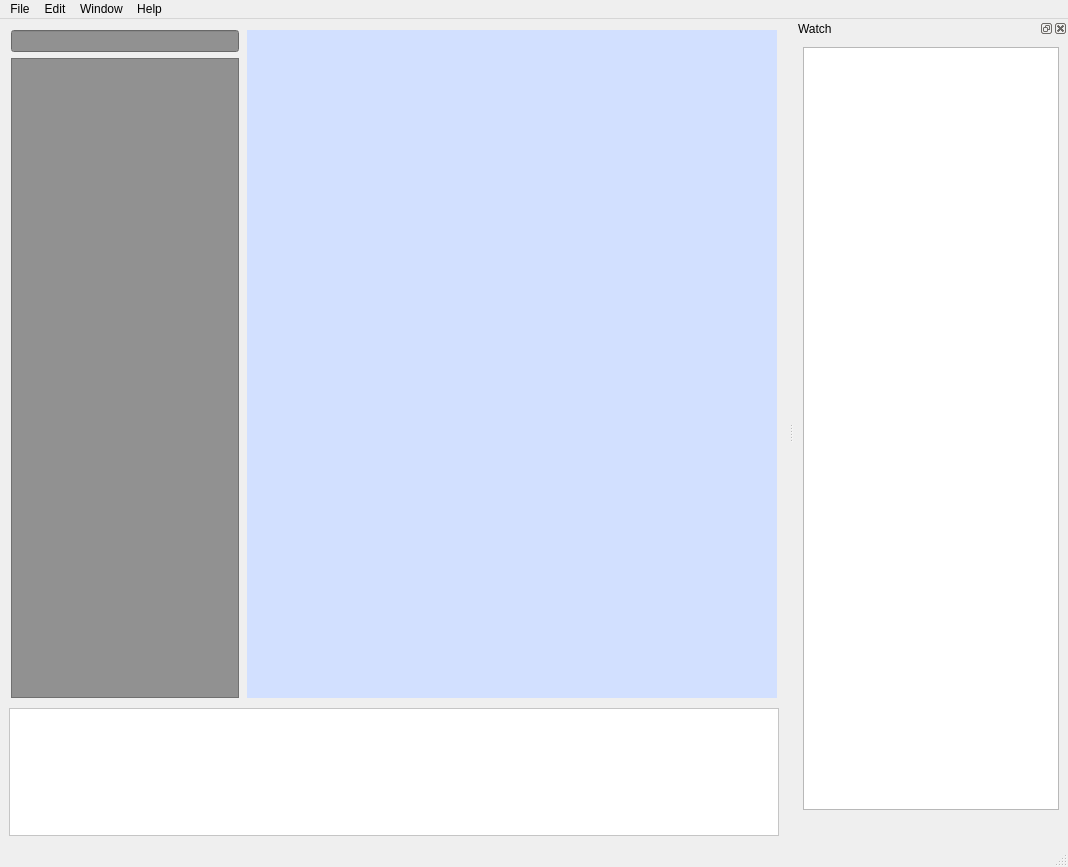
<?xml version="1.0" encoding="UTF-8"?>
<ui version="4.0">
 <class>MainWindow</class>
 <widget class="QMainWindow" name="MainWindow">
  <property name="geometry">
   <rect>
    <x>0</x>
    <y>0</y>
    <width>1068</width>
    <height>867</height>
   </rect>
  </property>
  <property name="windowTitle">
   <string>PyMaxExplorer</string>
  </property>
  <property name="tabShape">
   <enum>QTabWidget::Rounded</enum>
  </property>
  <widget class="QWidget" name="centralwidget">
   <property name="sizePolicy">
    <sizepolicy hsizetype="Expanding" vsizetype="Expanding">
     <horstretch>0</horstretch>
     <verstretch>0</verstretch>
    </sizepolicy>
   </property>
   <layout class="QGridLayout" name="gridLayout_2">
    <item row="1" column="0">
     <spacer name="verticalSpacer">
      <property name="orientation">
       <enum>Qt::Vertical</enum>
      </property>
      <property name="sizeType">
       <enum>QSizePolicy::Fixed</enum>
      </property>
      <property name="sizeHint" stdset="0">
       <size>
        <width>20</width>
        <height>2</height>
       </size>
      </property>
     </spacer>
    </item>
    <item row="0" column="0">
     <layout class="QGridLayout" name="gridLayout" columnstretch="1">
      <property name="margin">
       <number>2</number>
      </property>
      <item row="1" column="0">
       <layout class="QHBoxLayout" name="horizontalLayout_2">
        <item>
         <layout class="QVBoxLayout" name="verticalLayout">
          <item>
           <widget class="QLineEdit" name="uiGraphFilter">
            <property name="sizePolicy">
             <sizepolicy hsizetype="Maximum" vsizetype="Fixed">
              <horstretch>1</horstretch>
              <verstretch>0</verstretch>
             </sizepolicy>
            </property>
            <property name="minimumSize">
             <size>
              <width>228</width>
              <height>0</height>
             </size>
            </property>
            <property name="maximumSize">
             <size>
              <width>228</width>
              <height>16777215</height>
             </size>
            </property>
            <property name="styleSheet">
             <string notr="true">background-color: rgb(145, 145, 145);
border-bottom-color: rgb(85, 0, 255);</string>
            </property>
           </widget>
          </item>
          <item>
           <widget class="QTreeView" name="treeView_objects">
            <property name="sizePolicy">
             <sizepolicy hsizetype="Maximum" vsizetype="Expanding">
              <horstretch>0</horstretch>
              <verstretch>3</verstretch>
             </sizepolicy>
            </property>
            <property name="maximumSize">
             <size>
              <width>228</width>
              <height>16777215</height>
             </size>
            </property>
            <property name="styleSheet">
             <string notr="true">background-color: rgb(145, 145, 145);
selection-background-color: rgb(145, 145, 145);
border-bottom-color: rgb(85, 0, 255);</string>
            </property>
            <property name="dragEnabled">
             <bool>false</bool>
            </property>
            <property name="dragDropMode">
             <enum>QAbstractItemView::DragDrop</enum>
            </property>
            <property name="defaultDropAction">
             <enum>Qt::MoveAction</enum>
            </property>
            <property name="alternatingRowColors">
             <bool>true</bool>
            </property>
            <property name="selectionMode">
             <enum>QAbstractItemView::MultiSelection</enum>
            </property>
           </widget>
          </item>
         </layout>
        </item>
        <item>
         <spacer name="horizontalSpacer">
          <property name="orientation">
           <enum>Qt::Horizontal</enum>
          </property>
          <property name="sizeHint" stdset="0">
           <size>
            <width>2</width>
            <height>20</height>
           </size>
          </property>
         </spacer>
        </item>
        <item>
         <widget class="QFrame" name="WorkSpace">
          <property name="sizePolicy">
           <sizepolicy hsizetype="Expanding" vsizetype="Expanding">
            <horstretch>3</horstretch>
            <verstretch>3</verstretch>
           </sizepolicy>
          </property>
          <property name="minimumSize">
           <size>
            <width>30</width>
            <height>5</height>
           </size>
          </property>
          <property name="mouseTracking">
           <bool>true</bool>
          </property>
          <property name="focusPolicy">
           <enum>Qt::ClickFocus</enum>
          </property>
          <property name="acceptDrops">
           <bool>true</bool>
          </property>
          <property name="autoFillBackground">
           <bool>false</bool>
          </property>
          <property name="styleSheet">
           <string notr="true">background-color: rgb(210, 224, 255);</string>
          </property>
         </widget>
        </item>
       </layout>
      </item>
     </layout>
    </item>
    <item row="2" column="0">
     <widget class="QTextEdit" name="TextBoard">
      <property name="sizePolicy">
       <sizepolicy hsizetype="Expanding" vsizetype="Minimum">
        <horstretch>0</horstretch>
        <verstretch>0</verstretch>
       </sizepolicy>
      </property>
      <property name="minimumSize">
       <size>
        <width>0</width>
        <height>16</height>
       </size>
      </property>
      <property name="maximumSize">
       <size>
        <width>16777215</width>
        <height>128</height>
       </size>
      </property>
      <property name="styleSheet">
       <string notr="true">background-color: rgb(255, 255, 255);</string>
      </property>
     </widget>
    </item>
   </layout>
  </widget>
  <widget class="QStatusBar" name="statusbar"/>
  <widget class="QDockWidget" name="Watcher">
   <property name="sizePolicy">
    <sizepolicy hsizetype="Expanding" vsizetype="Expanding">
     <horstretch>0</horstretch>
     <verstretch>0</verstretch>
    </sizepolicy>
   </property>
   <property name="minimumSize">
    <size>
     <width>200</width>
     <height>113</height>
    </size>
   </property>
   <property name="maximumSize">
    <size>
     <width>800</width>
     <height>800</height>
    </size>
   </property>
   <property name="baseSize">
    <size>
     <width>200</width>
     <height>600</height>
    </size>
   </property>
   <property name="contextMenuPolicy">
    <enum>Qt::NoContextMenu</enum>
   </property>
   <property name="styleSheet">
    <string notr="true">border-left-color: rgb(0, 0, 0);</string>
   </property>
   <property name="allowedAreas">
    <set>Qt::LeftDockWidgetArea|Qt::RightDockWidgetArea</set>
   </property>
   <property name="windowTitle">
    <string>Watch</string>
   </property>
   <attribute name="dockWidgetArea">
    <number>2</number>
   </attribute>
   <widget class="QWidget" name="dockWidgetContents_7">
    <property name="sizePolicy">
     <sizepolicy hsizetype="Minimum" vsizetype="Preferred">
      <horstretch>0</horstretch>
      <verstretch>0</verstretch>
     </sizepolicy>
    </property>
    <property name="minimumSize">
     <size>
      <width>200</width>
      <height>0</height>
     </size>
    </property>
    <layout class="QGridLayout" name="gridLayout_4">
     <item row="0" column="0">
      <layout class="QGridLayout" name="gridLayout_3">
       <item row="0" column="0">
        <widget class="QTableWidget" name="tableWidget">
         <property name="sizePolicy">
          <sizepolicy hsizetype="Expanding" vsizetype="Expanding">
           <horstretch>0</horstretch>
           <verstretch>1</verstretch>
          </sizepolicy>
         </property>
         <property name="maximumSize">
          <size>
           <width>400</width>
           <height>1200</height>
          </size>
         </property>
         <property name="autoFillBackground">
          <bool>false</bool>
         </property>
        </widget>
       </item>
      </layout>
     </item>
    </layout>
   </widget>
  </widget>
  <widget class="QMenuBar" name="menubar">
   <property name="enabled">
    <bool>true</bool>
   </property>
   <property name="geometry">
    <rect>
     <x>0</x>
     <y>0</y>
     <width>1068</width>
     <height>21</height>
    </rect>
   </property>
   <widget class="QMenu" name="menuFile">
    <property name="title">
     <string>File</string>
    </property>
    <addaction name="actionRefresh"/>
    <addaction name="actionExit"/>
   </widget>
   <widget class="QMenu" name="menuWindow">
    <property name="title">
     <string>Window</string>
    </property>
    <addaction name="actionWatch"/>
   </widget>
   <widget class="QMenu" name="menuHelp">
    <property name="title">
     <string>Help</string>
    </property>
    <addaction name="actionAbout"/>
   </widget>
   <widget class="QMenu" name="menuEdit">
    <property name="title">
     <string>Edit</string>
    </property>
    <addaction name="actionUndo"/>
    <addaction name="actionRedo"/>
   </widget>
   <addaction name="menuFile"/>
   <addaction name="menuEdit"/>
   <addaction name="menuWindow"/>
   <addaction name="menuHelp"/>
  </widget>
  <action name="actionToolPanel">
   <property name="text">
    <string>ToolPanel</string>
   </property>
  </action>
  <action name="actionWatch">
   <property name="text">
    <string>Watch</string>
   </property>
  </action>
  <action name="actionAbout">
   <property name="text">
    <string>About</string>
   </property>
  </action>
  <action name="actionRefresh">
   <property name="text">
    <string>Refresh</string>
   </property>
  </action>
  <action name="actionExit">
   <property name="text">
    <string>Exit</string>
   </property>
  </action>
  <action name="actionDelete">
   <property name="text">
    <string>Delete</string>
   </property>
  </action>
  <action name="actionUndo">
   <property name="text">
    <string>Undo</string>
   </property>
  </action>
  <action name="actionRedo">
   <property name="text">
    <string>Redo</string>
   </property>
  </action>
  <action name="actionDuplicate">
   <property name="text">
    <string>Duplicate</string>
   </property>
  </action>
 </widget>
 <resources/>
 <connections/>
</ui>
